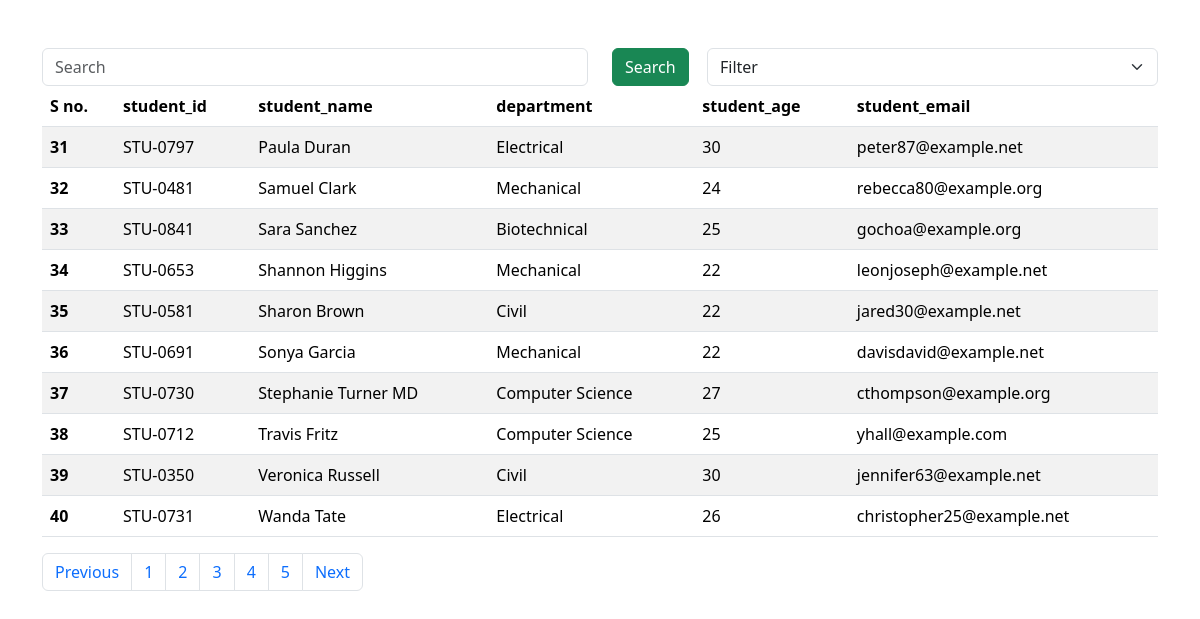
Page /students/?page=4 on the committed database.
### vege/models.py (models this page shows, shortened)
class Student(models.Model):
    department = models.ForeignKey(Department, related_name="depart", on_delete=models.CASCADE)
    student_id = models.OneToOneField(StudentID, related_name="studentid", on_delete=models.CASCADE)
    student_name = models.CharField(max_length=100)
    student_email = models.EmailField(unique=True)
    student_age = models.IntegerField(default = 17)
    student_address = models.TextField()
    class Meta:
        ordering = ['student_name']
        verbose_name = "student"

class StudentID(models.Model):
    student_id = models.CharField(max_length=100)
    def __str__(self) -> str:
        return self.student_id

class Department(models.Model):
    department = models.CharField(max_length=100)
    def __str__(self) -> str:
        return self.department
    class Meta:
        ordering = ['department']

### vege/views.py (the view)
# urls.py: path('students/', get_students, name = "get_students"),
def get_students(request):
    if request.GET.get('optionFilter'):
        optionFilter = request.GET.get('optionFilter')
        print(optionFilter)
    queryset = Student.objects.all()
    search = ''
    if request.GET.get('search'):
        search = request.GET.get('search')
        lookup = {f"{optionFilter}__startswith": search}
        query = Q(**lookup)
        print(query)
        queryset = queryset.filter(query)
    paginator = Paginator(queryset, 10)  # Show 10 contacts per page.
    a = math.ceil(len(queryset)/10)
    page_number = request.GET.get("page",1)
    page_obj = paginator.get_page(page_number)
    return render(request, "report/student.html", {'queryset' : page_obj, "range": range(a), "search" : search})

### vege/templates/report/student.html (shortened to what this page needs)
{% extends "base.html"%}
{% block start %}
<div class = "container mt-5">
    <form>
    <div class = "row">
        <div class = "col-md-6" >
            <input class = "form-control" value = "{{search}}" name = "search" placeholder = "Search">
        </div>
        <div class = "col-md-1">
            <button type = "submit" class = "btn btn-success">Search</button>
        </div>
        <div class = "col-md-5">
          <select class="form-select" aria-label="Default select example" name = "optionFilter">
            <option selected value="student_name">Filter</option>
          </select>
        </div>
    </div>
    </form>
    <table class="table table-striped">
        <thead>
          <tr>
            <th scope="col">S no.</th>
            <th scope="col">student_id</th>
            <th scope="col">student_name</th>
            <th scope="col">department</th>
            <th scope="col">student_age</th>
            <th scope="col">student_email</th>
          </tr>
        </thead>
        <tbody>
            {% for student in queryset %}
          <tr>
            <th scope="row">{{ queryset.start_index|add:forloop.counter0 }}</th>
            <td>{{student.student_id}}</td>
            <td>{{student.student_name}}</td>
            <td>{{student.department}}</td>
            <td>{{student.student_age}}</td>
            <td>{{student.student_email}}</td>
          {% endfor %}
        </tbody>
      </table>
    <nav aria-label="Page navigation example">
        <ul class="pagination">
        {% if queryset.has_previous %}
          <li class="page-item"><a class="page-link" href="?page={{ queryset.previous_page_number }}">Previous</a></li>
        {% endif %}
        {% for i in range %}
          <li class="page-item"><a class="page-link" href="?page={{ i|add:1 }}">{{ i|add:1 }}</a></li>
        {% endfor %}
        {% if queryset.has_next %}
          <li class="page-item"><a class="page-link" href="?page={{ queryset.next_page_number }}">Next</a></li>
        {% endif %}
        </ul>
      </nav>
</div>
{% endblock %}

### rows in the picture
Student: start_index|add "31", student_id "STU-0797", student_name "Paula Duran", department "Electrical", student_age "30", student_email "peter87@example.net"
Student: start_index|add "32", student_id "STU-0481", student_name "Samuel Clark", department "Mechanical", student_age "24", student_email "rebecca80@example.org"
Student: start_index|add "33", student_id "STU-0841", student_name "Sara Sanchez", department "Biotechnical", student_age "25", student_email "gochoa@example.org"
Student: start_index|add "34", student_id "STU-0653", student_name "Shannon Higgins", department "Mechanical", student_age "22", student_email "leonjoseph@example.net"
Student: start_index|add "35", student_id "STU-0581", student_name "Sharon Brown", department "Civil", student_age "22", student_email "jared30@example.net"
Student: start_index|add "36", student_id "STU-0691", student_name "Sonya Garcia", department "Mechanical", student_age "22", student_email "davisdavid@example.net"
Student: start_index|add "37", student_id "STU-0730", student_name "Stephanie Turner MD", department "Computer Science", student_age "27", student_email "cthompson@example.org"
Student: start_index|add "38", student_id "STU-0712", student_name "Travis Fritz", department "Computer Science", student_age "25", student_email "yhall@example.com"
Student: start_index|add "39", student_id "STU-0350", student_name "Veronica Russell", department "Civil", student_age "30", student_email "jennifer63@example.net"
Student: start_index|add "40", student_id "STU-0731", student_name "Wanda Tate", department "Electrical", student_age "26", student_email "christopher25@example.net"

### other values in the picture
{{ i|add:1 }} "1" "2" "3" "4" "5"
